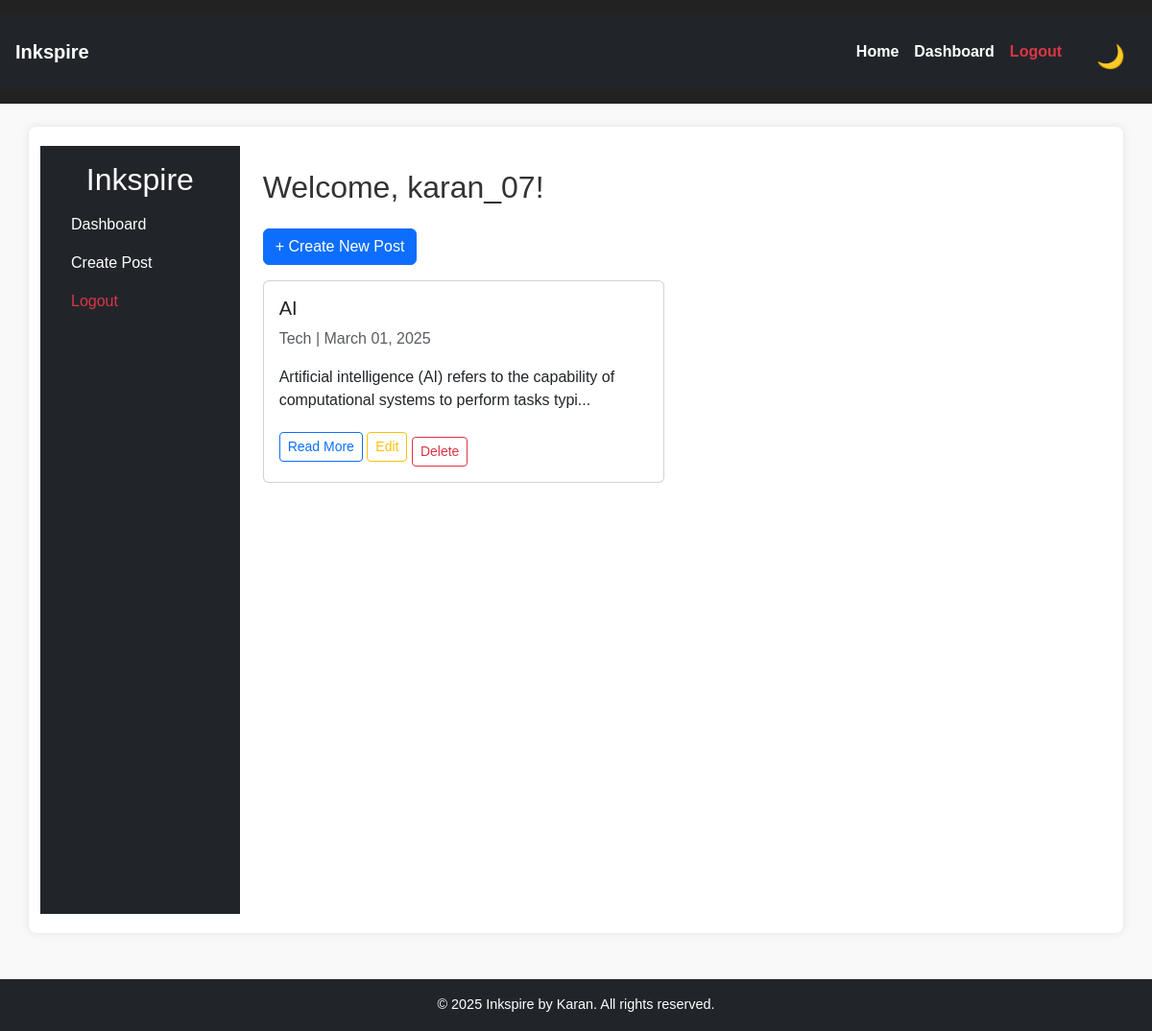
The page /dashboard (signed in) on the database its author committed.
### app.py (models this page shows)
class User(UserMixin, db.Model):
    id = db.Column(db.Integer, primary_key=True)
    username = db.Column(db.String(150), unique=True, nullable=False)
    email = db.Column(db.String(150), unique=True, nullable=False)
    password = db.Column(db.String(256), nullable=False)
    posts = db.relationship('Post', backref='author', lazy=True)

class Post(db.Model):
    id = db.Column(db.Integer, primary_key=True)
    title = db.Column(db.String(255), nullable=False)
    category = db.Column(db.String(100), nullable=False)
    content = db.Column(db.Text, nullable=False)
    date_posted = db.Column(db.DateTime, default=datetime.utcnow)
    user_id = db.Column(db.Integer, db.ForeignKey('user.id'), nullable=False)

### app.py (the view)
@app.route('/dashboard')
@login_required
def dashboard():
    user_posts = Post.query.filter_by(user_id=current_user.id).all()
    return render_template('dashboard.html', posts=user_posts)

### app.py (called while the page is built)
@login_manager.user_loader
def load_user(user_id):
    return User.query.get(int(user_id))

### templates/dashboard.html
{% extends "base.html" %}
{% block content %}
<div class="d-flex">
    <div class="bg-dark text-white p-3 vh-100" style="width: 250px;">
        <h2 class="text-center">Inkspire</h2>
        <ul class="nav flex-column">
            <li class="nav-item"><a href="{{ url_for('dashboard') }}" class="nav-link text-white">Dashboard</a></li>
            <li class="nav-item"><a href="{{ url_for('create_post') }}" class="nav-link text-white">Create Post</a></li>
            <li class="nav-item"><a href="{{ url_for('logout') }}" class="nav-link text-danger">Logout</a></li>
        </ul>
    </div>
    <div class="container p-4">
        <h2>Welcome, {{ current_user.username }}!</h2>
        <a href="{{ url_for('create_post') }}" class="btn btn-primary my-3">+ Create New Post</a>
        <div class="row">
            {% for post in posts %}
                <div class="col-md-6">
                    <div class="card mb-3">
                        <div class="card-body">
                            <h5 class="card-title">{{ post.title }}</h5>
                            <p class="card-text text-muted">{{ post.category }} | {{ post.date_posted.strftime('%B %d, %Y') }}</p>
                            <p class="card-text">{{ post.content[:100] }}...</p>
                            <a href="{{ url_for('article', post_id=post.id) }}" class="btn btn-sm btn-outline-primary">Read More</a>
                            <a href="{{ url_for('edit_post', post_id=post.id) }}" class="btn btn-sm btn-outline-warning">Edit</a>
                            <form action="{{ url_for('delete_post', post_id=post.id) }}" method="POST" class="d-inline">
                                <button type="submit" class="btn btn-sm btn-outline-danger">Delete</button>
                            </form>
                        </div>
                    </div>
                </div>
            {% endfor %}
        </div>
    </div>
</div>
{% endblock %}

### templates/base.html (shortened to what this page needs)
<!DOCTYPE html>
<html lang="en">
<head>
    <link href="https://cdn.jsdelivr.net/npm/bootstrap@5.3.0/dist/css/bootstrap.min.css" rel="stylesheet">
    <link rel="stylesheet" href="{{ url_for('static', filename='css/main.css') }}">
</head>
<body class="light-mode">
    <header>
        <nav class="navbar navbar-expand-lg navbar-dark bg-dark px-3">
            <a class="navbar-brand" href="{{ url_for('home') }}">Inkspire</a>
            <div class="collapse navbar-collapse" id="navbarNav">
                <ul class="navbar-nav ms-auto">
                    <li class="nav-item"><a class="nav-link" href="{{ url_for('home') }}">Home</a></li>
                    {% if current_user.is_authenticated %}
                        <li class="nav-item"><a class="nav-link" href="{{ url_for('dashboard') }}">Dashboard</a></li>
                        <li class="nav-item"><a class="nav-link text-danger" href="{{ url_for('logout') }}">Logout</a></li>
                    {% else %}
                        <li class="nav-item"><a class="nav-link" href="{{ url_for('login') }}">Login</a></li>
                        <li class="nav-item"><a class="nav-link" href="{{ url_for('register') }}">Register</a></li>
                    {% endif %}
                </ul>
                <button id="dark-mode-toggle" class="btn btn-outline-light ms-3">🌙</button>
            </div>
        </nav>
    </header>
    <main class="container mt-4">
        {% block content %}{% endblock %}
    </main>
    <footer class="bg-dark text-white text-center py-3 mt-5">
        <p>&copy; 2025 Inkspire by Karan. All rights reserved.</p>
    </footer>
</body>
</html>

### static/css/main.css (style rules this page uses)
body { font-family: Arial, sans-serif; margin: 0; padding: 0; background-color: #f9f9f9; color: #333; transition: background-color 0.3s ease, color 0.3s ease; }
header { background-color: #222; color: #fff; padding: 15px 0; text-align: center; }
.navbar { display: flex; justify-content: space-between; align-items: center; padding: 10px 20px; background-color: #333; }
.navbar a { color: #fff; text-decoration: none; font-weight: bold; transition: color 0.3s ease-in-out; }
#dark-mode-toggle { background: none; border: none; font-size: 1.5em; cursor: pointer; color: white; margin-left: 15px; transition: opacity 0.3s ease; }
main { padding: 20px; max-width: 900px; margin: auto; background: white; box-shadow: 0 0 10px rgba(0, 0, 0, 0.1); border-radius: 8px; transition: background-color 0.3s ease, color 0.3s ease; }
form { display: flex; flex-direction: column; }
button, input[type="submit"] { background-color: #007BFF; color: white; padding: 12px; border: none; cursor: pointer; margin-top: 10px; border-radius: 5px; transition: background 0.3s ease-in-out, transform 0.2s; }
footer { text-align: center; padding: 15px; background-color: #222; color: white; margin-top: 20px; position: relative; bottom: 0; width: 100%; }
footer p { margin: 0; font-size: 0.9em; }

### rows shown on the page
User: username "karan_07"
Post: title "AI", category "Tech", date_posted "March 01, 2025", content "Artificial intelligence (AI) refers to the capability of computational systems to perform tasks typi"
